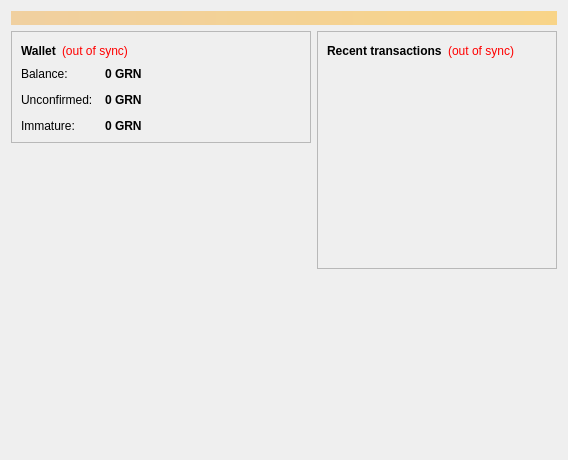
<?xml version="1.0" encoding="UTF-8"?>
<ui version="4.0">
 <class>OverviewPage</class>
 <widget class="QWidget" name="OverviewPage">
  <property name="geometry">
   <rect>
    <x>0</x>
    <y>0</y>
    <width>568</width>
    <height>412</height>
   </rect>
  </property>
  <property name="windowTitle">
   <string>Form</string>
  </property>
  <layout class="QVBoxLayout" name="topLayout">
   <item>
    <widget class="QLabel" name="labelAlerts">
     <property name="visible">
      <bool>false</bool>
     </property>
     <property name="styleSheet">
      <string notr="true">background-color: qlineargradient(x1: 0, y1: 0, x2: 1, y2: 0, stop:0 #F0D0A0, stop:1 #F8D488); color:#000000;</string>
     </property>
     <property name="wordWrap">
      <bool>true</bool>
     </property>
     <property name="margin">
      <number>3</number>
     </property>
    </widget>
   </item>
   <item>
    <layout class="QHBoxLayout" name="horizontalLayout" stretch="1,1">
     <item>
      <layout class="QVBoxLayout" name="verticalLayout_2">
       <item>
        <widget class="QFrame" name="frame">
         <property name="frameShape">
          <enum>QFrame::StyledPanel</enum>
         </property>
         <property name="frameShadow">
          <enum>QFrame::Raised</enum>
         </property>
         <layout class="QVBoxLayout" name="verticalLayout_4">
          <item>
           <layout class="QHBoxLayout" name="horizontalLayout_4">
            <item>
             <widget class="QLabel" name="label_5">
              <property name="font">
               <font>
                <weight>75</weight>
                <bold>true</bold>
               </font>
              </property>
              <property name="text">
               <string>Wallet</string>
              </property>
             </widget>
            </item>
            <item>
             <widget class="QLabel" name="labelWalletStatus">
              <property name="toolTip">
               <string>The displayed information may be out of date. Your wallet automatically synchronizes with the granite network after a connection is established, but this process has not completed yet.</string>
              </property>
              <property name="styleSheet">
               <string notr="true">QLabel { color: red; }</string>
              </property>
              <property name="text">
               <string notr="true">(out of sync)</string>
              </property>
              <property name="alignment">
               <set>Qt::AlignLeading|Qt::AlignLeft|Qt::AlignVCenter</set>
              </property>
             </widget>
            </item>
            <item>
             <spacer name="horizontalSpacer_2">
              <property name="orientation">
               <enum>Qt::Horizontal</enum>
              </property>
              <property name="sizeHint" stdset="0">
               <size>
                <width>40</width>
                <height>20</height>
               </size>
              </property>
             </spacer>
            </item>
           </layout>
          </item>
          <item>
           <layout class="QFormLayout" name="formLayout_2">
            <property name="fieldGrowthPolicy">
             <enum>QFormLayout::AllNonFixedFieldsGrow</enum>
            </property>
            <property name="horizontalSpacing">
             <number>12</number>
            </property>
            <property name="verticalSpacing">
             <number>12</number>
            </property>
            <item row="0" column="0">
             <widget class="QLabel" name="label">
              <property name="text">
               <string>Balance:</string>
              </property>
             </widget>
            </item>
            <item row="0" column="1">
             <widget class="QLabel" name="labelBalance">
              <property name="font">
               <font>
                <weight>75</weight>
                <bold>true</bold>
               </font>
              </property>
              <property name="cursor">
               <cursorShape>IBeamCursor</cursorShape>
              </property>
              <property name="toolTip">
               <string>Your current balance</string>
              </property>
              <property name="text">
               <string notr="true">0 GRN</string>
              </property>
              <property name="textInteractionFlags">
               <set>Qt::LinksAccessibleByMouse|Qt::TextSelectableByKeyboard|Qt::TextSelectableByMouse</set>
              </property>
             </widget>
            </item>
            <item row="1" column="0">
             <widget class="QLabel" name="label_3">
              <property name="text">
               <string>Unconfirmed:</string>
              </property>
             </widget>
            </item>
            <item row="1" column="1">
             <widget class="QLabel" name="labelUnconfirmed">
              <property name="font">
               <font>
                <weight>75</weight>
                <bold>true</bold>
               </font>
              </property>
              <property name="cursor">
               <cursorShape>IBeamCursor</cursorShape>
              </property>
              <property name="toolTip">
               <string>Total of transactions that have yet to be confirmed, and do not yet count toward the current balance</string>
              </property>
              <property name="text">
               <string notr="true">0 GRN</string>
              </property>
              <property name="textInteractionFlags">
               <set>Qt::LinksAccessibleByMouse|Qt::TextSelectableByKeyboard|Qt::TextSelectableByMouse</set>
              </property>
             </widget>
            </item>
            <item row="2" column="0">
             <widget class="QLabel" name="labelImmatureText">
              <property name="text">
               <string>Immature:</string>
              </property>
             </widget>
            </item>
            <item row="2" column="1">
             <widget class="QLabel" name="labelImmature">
              <property name="font">
               <font>
                <weight>75</weight>
                <bold>true</bold>
               </font>
              </property>
              <property name="toolTip">
               <string>Mined balance that has not yet matured</string>
              </property>
              <property name="text">
               <string notr="true">0 GRN</string>
              </property>
              <property name="textInteractionFlags">
               <set>Qt::LinksAccessibleByMouse|Qt::TextSelectableByKeyboard|Qt::TextSelectableByMouse</set>
              </property>
             </widget>
            </item>
           </layout>
          </item>
         </layout>
        </widget>
       </item>
       <item>
        <spacer name="verticalSpacer_3">
         <property name="orientation">
          <enum>Qt::Vertical</enum>
         </property>
         <property name="sizeHint" stdset="0">
          <size>
           <width>20</width>
           <height>40</height>
          </size>
         </property>
        </spacer>
       </item>
       <item>
        <widget class="QLabel" name="Wallet_logo">
         <property name="sizePolicy">
          <sizepolicy hsizetype="Expanding" vsizetype="Expanding">
           <horstretch>0</horstretch>
           <verstretch>0</verstretch>
          </sizepolicy>
         </property>
         <property name="minimumSize">
          <size>
           <width>300</width>
           <height>300</height>
          </size>
         </property>
         <property name="text">
          <string/>
         </property>
         <property name="pixmap">
          <pixmap resource="../bitcoin.qrc">:/images/wallet_logo</pixmap>
         </property>
         <property name="alignment">
          <set>Qt::AlignCenter</set>
         </property>
        </widget>
       </item>
       <item>
        <spacer name="verticalSpacer">
         <property name="orientation">
          <enum>Qt::Vertical</enum>
         </property>
         <property name="sizeHint" stdset="0">
          <size>
           <width>20</width>
           <height>40</height>
          </size>
         </property>
        </spacer>
       </item>
      </layout>
     </item>
     <item>
      <layout class="QVBoxLayout" name="verticalLayout_3">
       <item>
        <widget class="QFrame" name="frame_2">
         <property name="frameShape">
          <enum>QFrame::StyledPanel</enum>
         </property>
         <property name="frameShadow">
          <enum>QFrame::Raised</enum>
         </property>
         <layout class="QVBoxLayout" name="verticalLayout">
          <item>
           <layout class="QHBoxLayout" name="horizontalLayout_2">
            <item>
             <widget class="QLabel" name="label_4">
              <property name="text">
               <string>&lt;b&gt;Recent transactions&lt;/b&gt;</string>
              </property>
             </widget>
            </item>
            <item>
             <widget class="QLabel" name="labelTransactionsStatus">
              <property name="toolTip">
               <string>The displayed information may be out of date. Your wallet automatically synchronizes with the granite network after a connection is established, but this process has not completed yet.</string>
              </property>
              <property name="styleSheet">
               <string notr="true">QLabel { color: red; }</string>
              </property>
              <property name="text">
               <string notr="true">(out of sync)</string>
              </property>
              <property name="alignment">
               <set>Qt::AlignRight|Qt::AlignTrailing|Qt::AlignVCenter</set>
              </property>
             </widget>
            </item>
            <item>
             <spacer name="horizontalSpacer">
              <property name="orientation">
               <enum>Qt::Horizontal</enum>
              </property>
              <property name="sizeHint" stdset="0">
               <size>
                <width>40</width>
                <height>20</height>
               </size>
              </property>
             </spacer>
            </item>
           </layout>
          </item>
          <item>
           <widget class="QListView" name="listTransactions">
            <property name="styleSheet">
             <string notr="true">QListView { background: transparent; }</string>
            </property>
            <property name="frameShape">
             <enum>QFrame::NoFrame</enum>
            </property>
            <property name="verticalScrollBarPolicy">
             <enum>Qt::ScrollBarAlwaysOff</enum>
            </property>
            <property name="horizontalScrollBarPolicy">
             <enum>Qt::ScrollBarAlwaysOff</enum>
            </property>
            <property name="selectionMode">
             <enum>QAbstractItemView::NoSelection</enum>
            </property>
           </widget>
          </item>
         </layout>
        </widget>
       </item>
       <item>
        <spacer name="verticalSpacer_2">
         <property name="orientation">
          <enum>Qt::Vertical</enum>
         </property>
         <property name="sizeHint" stdset="0">
          <size>
           <width>20</width>
           <height>40</height>
          </size>
         </property>
        </spacer>
       </item>
      </layout>
     </item>
    </layout>
   </item>
  </layout>
 </widget>
 <resources>
  <include location="../bitcoin.qrc"/>
 </resources>
 <connections/>
</ui>
